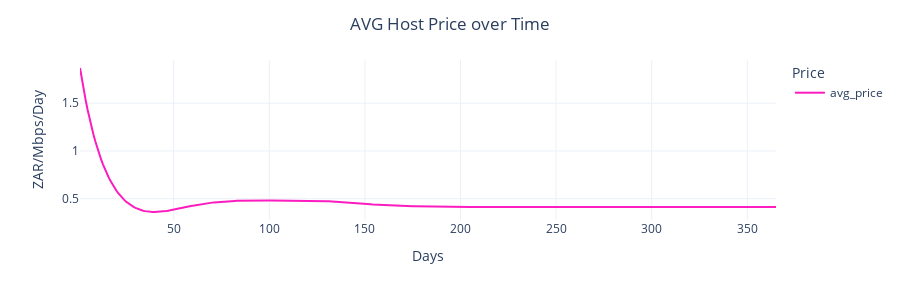

Write notebook code for a chart like this one.
### Code cell
fig = px.line(
    df_1,
    x='timestep',
    y=['avg_price'],
    height=300
)

fig.update_layout(
    title="AVG Host Price over Time",
    xaxis_title="Days",
    yaxis_title="ZAR/Mbps/Day",
    legend_title="Price")

fig.show()

### Figure 1 — Plotly figure (JSON) as saved in the notebook; plotly's stock layout.template omitted (floating-point values rounded to 4 significant figures; data arrays with more than 128 entries replaced by an {"elided": "..."} marker saying what was removed)
{"data": [{"hovertemplate": "variable=avg_price<br>timestep=%{x}<br>value=%{y}<extra></extra>", "legendgroup": "avg_price", "line": {"color": "#FC1CBF", "dash": "solid"}, "mode": "lines", "name": "avg_price", "orientation": "v", "showlegend": true, "type": "scatter", "x": {"elided": "365 int values"}, "xaxis": "x", "y": {"elided": "365 float values"}, "yaxis": "y"}], "layout": {"height": 300, "legend": {"title": {"text": "Price"}, "tracegroupgap": 0}, "margin": {"t": 60}, "title": {"text": "AVG Host Price over Time"}, "xaxis": {"anchor": "y", "domain": [0, 1], "title": {"text": "Days"}}, "yaxis": {"anchor": "x", "domain": [0, 1], "title": {"text": "ZAR/Mbps/Day"}}}}
